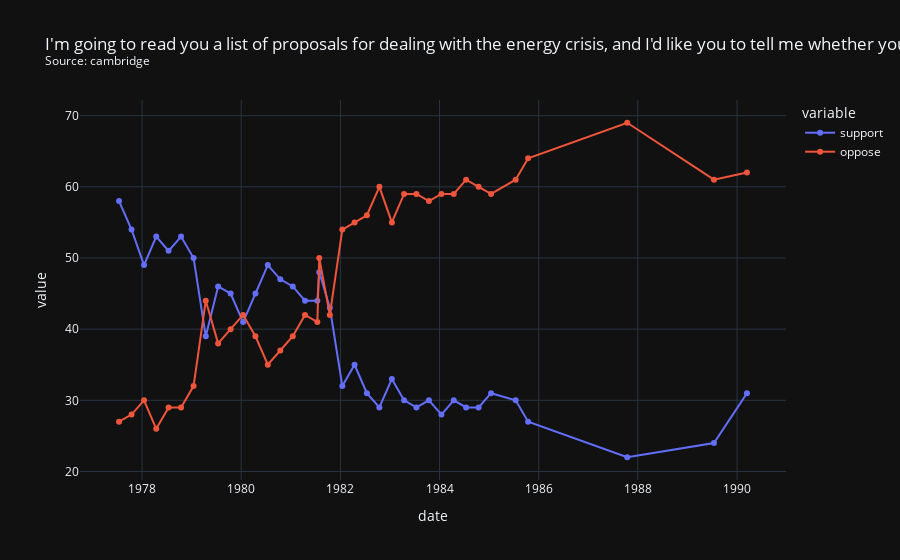

Write notebook code for a chart like this one.
### Code cell
import plotly.express as px
#type(df3['date'].iloc[1])
s= "I'm going to read you a list of proposals for dealing with the energy crisis, and I'd like you to tell me whether you generally favor or oppose each one.\)...Building more nuclear power plants"
df4 = df3.sort_values(by=['date'])
source = df3['firm'].iloc[0]
title = s + "<br><sup>Source: " + source + "<sup>"
fig = px.line(df4, x="date", y=["support", "oppose"], title=title, markers=True, template='plotly_dark')
fig.show()

### Figure 1 — Plotly figure (JSON) as saved in the notebook; plotly's stock layout.template omitted (floating-point values rounded to 4 significant figures)
{"data": [{"hovertemplate": "variable=support<br>date=%{x}<br>value=%{y}<extra></extra>", "legendgroup": "support", "line": {"color": "#636efa", "dash": "solid"}, "marker": {"symbol": "circle"}, "mode": "markers+lines", "name": "support", "orientation": "v", "showlegend": true, "type": "scatter", "x": ["1977-07-15T00:00:00", "1977-10-15T00:00:00", "1978-01-15T00:00:00", "1978-04-15T00:00:00", "1978-07-15T00:00:00", "1978-10-15T00:00:00", "1979-01-15T00:00:00", "1979-04-15T00:00:00", "1979-07-15T00:00:00", "1979-10-15T00:00:00", "1980-01-15T00:00:00", "1980-04-15T00:00:00", "1980-07-15T00:00:00", "1980-10-15T00:00:00", "1981-01-15T00:00:00", "1981-04-15T00:00:00", "1981-07-15T00:00:00", "1981-07-29T00:00:00", "1981-10-15T00:00:00", "1982-01-15T00:00:00", "1982-04-15T00:00:00", "1982-07-15T00:00:00", "1982-10-15T00:00:00", "1983-01-15T00:00:00", "1983-04-15T00:00:00", "1983-07-15T00:00:00", "1983-10-15T00:00:00", "1984-01-15T00:00:00", "1984-04-15T00:00:00", "1984-07-15T00:00:00", "1984-10-15T00:00:00", "1985-01-15T00:00:00", "1985-07-15T00:00:00", "1985-10-15T00:00:00", "1987-10-15T00:00:00", "1989-07-15T00:00:00", "1990-03-15T00:00:00"], "xaxis": "x", "y": [58, 54, 49, 53, 51, 53, 50, 39, 46, 45, 41, 45, 49, 47, 46, 44, 44, 48, 43, 32, 35, 31, 29, 33, 30, 29, 30, 28, 30, 29, 29, 31, 30, 27, 22, 24, 31], "yaxis": "y"}, {"hovertemplate": "variable=oppose<br>date=%{x}<br>value=%{y}<extra></extra>", "legendgroup": "oppose", "line": {"color": "#EF553B", "dash": "solid"}, "marker": {"symbol": "circle"}, "mode": "markers+lines", "name": "oppose", "orientation": "v", "showlegend": true, "type": "scatter", "x": ["1977-07-15T00:00:00", "1977-10-15T00:00:00", "1978-01-15T00:00:00", "1978-04-15T00:00:00", "1978-07-15T00:00:00", "1978-10-15T00:00:00", "1979-01-15T00:00:00", "1979-04-15T00:00:00", "1979-07-15T00:00:00", "1979-10-15T00:00:00", "1980-01-15T00:00:00", "1980-04-15T00:00:00", "1980-07-15T00:00:00", "1980-10-15T00:00:00", "1981-01-15T00:00:00", "1981-04-15T00:00:00", "1981-07-15T00:00:00", "1981-07-29T00:00:00", "1981-10-15T00:00:00", "1982-01-15T00:00:00", "1982-04-15T00:00:00", "1982-07-15T00:00:00", "1982-10-15T00:00:00", "1983-01-15T00:00:00", "1983-04-15T00:00:00", "1983-07-15T00:00:00", "1983-10-15T00:00:00", "1984-01-15T00:00:00", "1984-04-15T00:00:00", "1984-07-15T00:00:00", "1984-10-15T00:00:00", "1985-01-15T00:00:00", "1985-07-15T00:00:00", "1985-10-15T00:00:00", "1987-10-15T00:00:00", "1989-07-15T00:00:00", "1990-03-15T00:00:00"], "xaxis": "x", "y": [27, 28, 30, 26, 29, 29, 32, 44, 38, 40, 42, 39, 35, 37, 39, 42, 41, 50, 42, 54, 55, 56, 60, 55, 59, 59, 58, 59, 59, 61, 60, 59, 61, 64, 69, 61, 62], "yaxis": "y"}], "layout": {"autosize": true, "legend": {"title": {"text": "variable"}, "tracegroupgap": 0}, "title": {"text": "I'm going to read you a list of proposals for dealing with the energy crisis, and I'd like you to tell me whether you generally favor or oppose each one.\\)...Building more nuclear power plants<br><sup>Source: cambridge<sup>"}, "xaxis": {"anchor": "y", "autorange": true, "domain": [0, 1], "range": ["1976-10-14 03:48:21.7038", "1990-12-13 20:11:38.2962"], "title": {"text": "date"}, "type": "date"}, "yaxis": {"anchor": "x", "autorange": true, "domain": [0, 1], "range": [18.12, 72.88], "title": {"text": "value"}, "type": "linear"}}}
